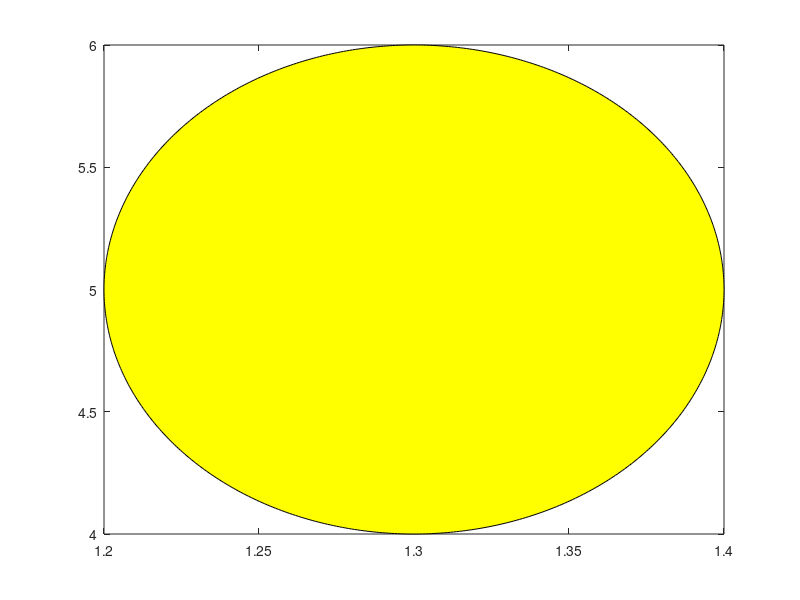

Source code (MATLAB):
% Detta program ritar en frukt!
clf
fi=0:0.01:2*pi;
x=1.3+0.1*cos(fi);
y=5+1*sin(fi);
fill(x,y,'y');   % change of colour.
% fill(x,y,'r') 
